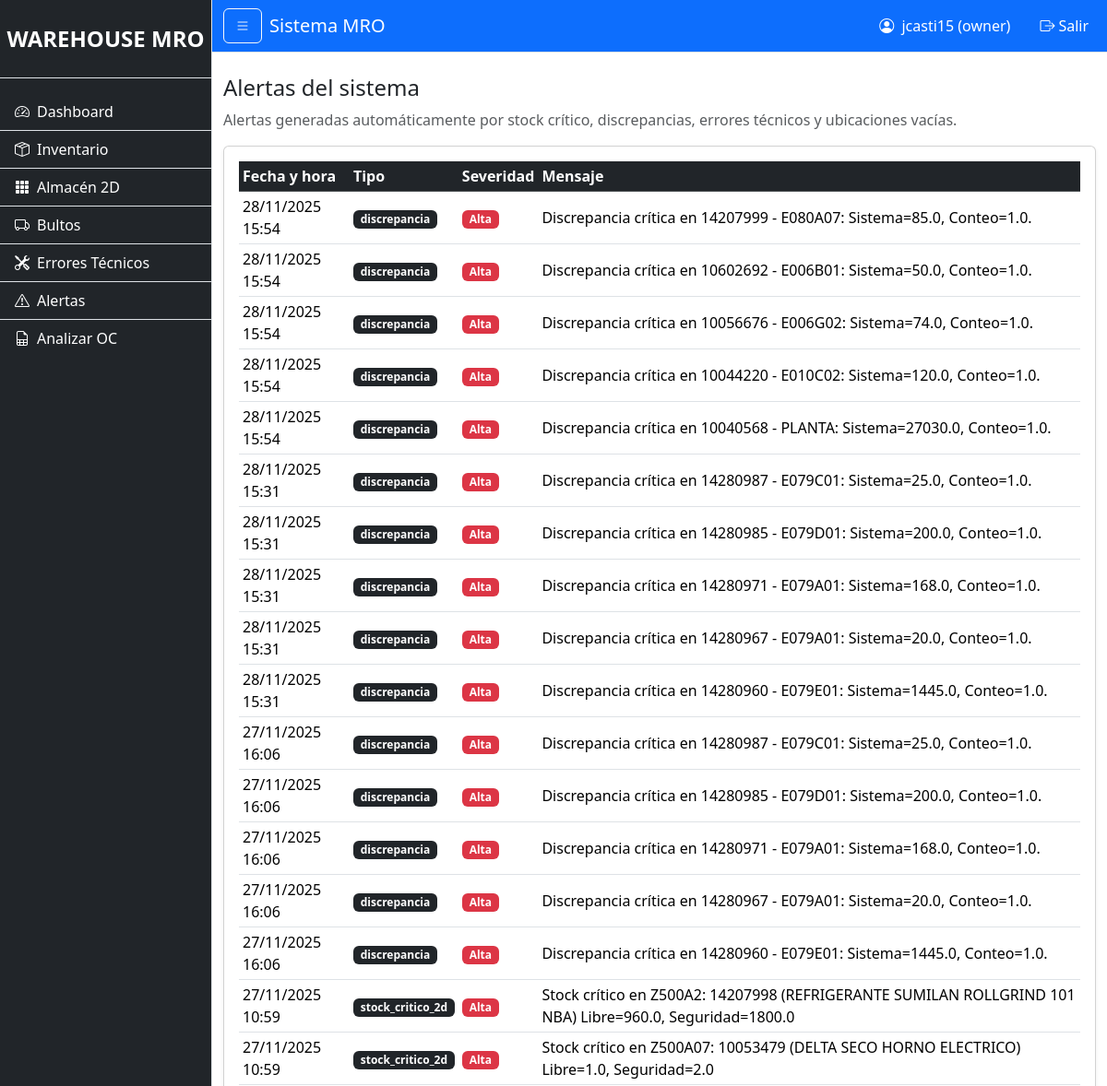
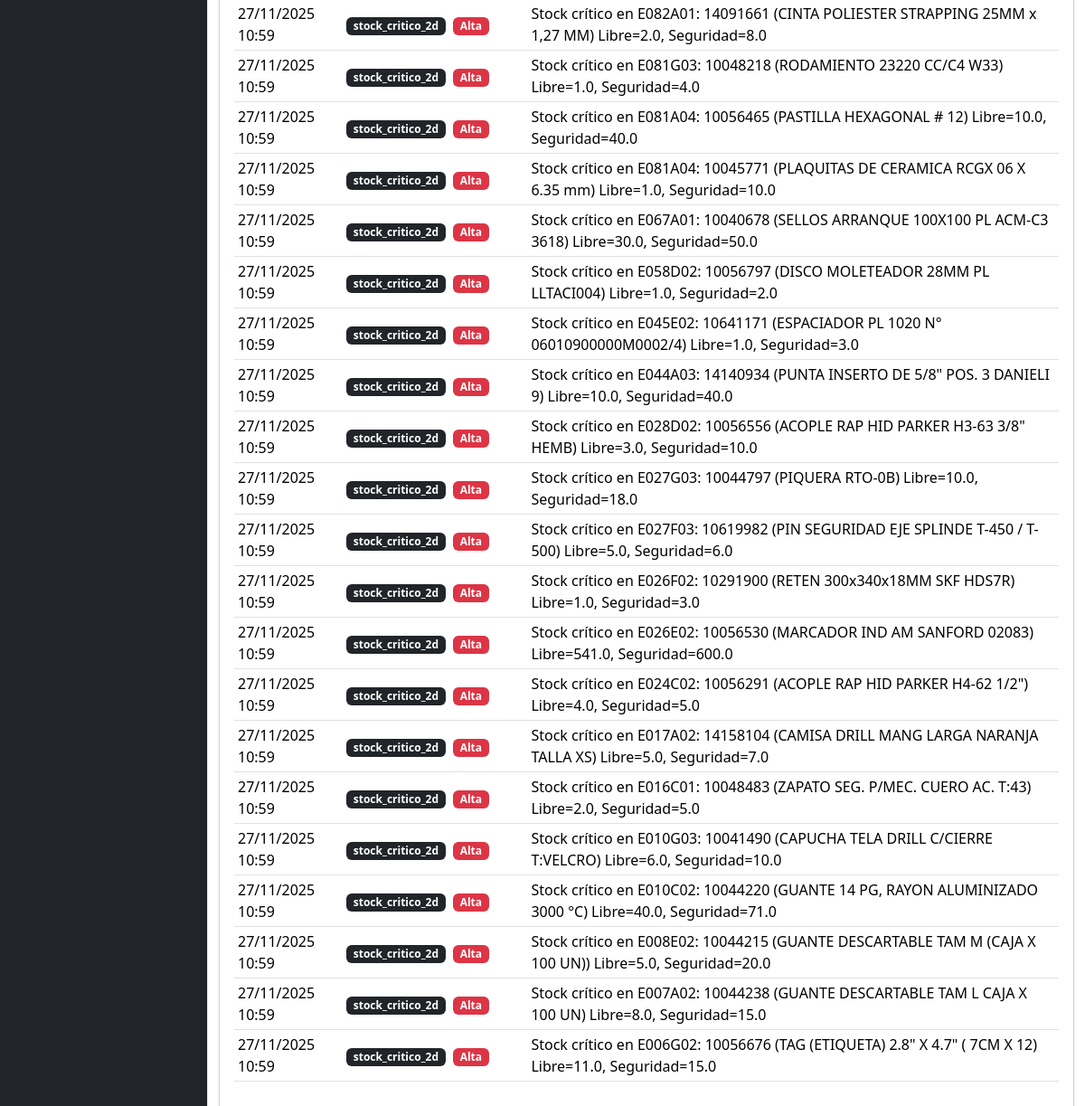
The app's page /alerts/ (signed in) with its own data (2 pictures, top to bottom).
### models/user.py (models this page shows, shortened)
class User(UserMixin, db.Model):
    __tablename__ = "users"
    id = db.Column(db.Integer, primary_key=True)
    username = db.Column(db.String(100), nullable=False, unique=True)
    password_hash = db.Column(db.String(255), nullable=False)
    role = db.Column(db.String(20), default="usuario")  # owner, admin, usuario
    creado_en = db.Column(db.DateTime, default=datetime.utcnow)

### models/alerts.py (models this page shows, shortened)
class Alert(db.Model):
    __tablename__ = "alerts"
    id = db.Column(db.Integer, primary_key=True)
    alert_type = db.Column(db.String(50), nullable=False)  # ejemplo: discrepancia, sistema, seguridad
    message = db.Column(db.String(500), nullable=False)
    severity = db.Column(db.String(20), nullable=False, default="Baja")  # Alta / Media / Baja
    created_at = db.Column(db.DateTime, default=datetime.now)
    resolved = db.Column(db.Boolean, default=False)

### routes/alerts_routes.py (the view)
@alerts_bp.route("/")
@login_required
def list_alerts():
    alerts = Alert.query.order_by(Alert.created_at.desc()).all()
    return render_template("alerts/list.html", alerts=alerts)

### app.py (called while the page is built)
@login_manager.user_loader
def load_user(user_id):
    return User.query.get(int(user_id))

### templates/alerts/list.html
{% extends "base.html" %}
{% block content %}
<div class="row mb-3">
    <div class="col">
        <h4>Alertas del sistema</h4>
        <p class="text-muted mb-0">
            Alertas generadas automáticamente por stock crítico, discrepancias, errores técnicos y ubicaciones vacías.
        </p>
    </div>
</div>
<div class="card shadow-sm">
    <div class="card-body table-responsive">
        <table class="table table-sm table-hover align-middle">
            <thead class="table-dark">
                <tr>
                    <th>Fecha y hora</th>
                    <th>Tipo</th>
                    <th>Severidad</th>
                    <th>Mensaje</th>
                </tr>
            </thead>
            <tbody>
                {% for a in alerts %}
                    <tr>
                        <td>{{ a.created_at.strftime('%d/%m/%Y %H:%M') }}</td>
                        <td><span class="badge bg-dark">{{ a.alert_type }}</span></td>
                        <td>
                            {% if a.severity == 'Alta' %}
                                <span class="badge bg-danger">Alta</span>
                            {% elif a.severity == 'Media' %}
                                <span class="badge bg-warning text-dark">Media</span>
                            {% else %}
                                <span class="badge bg-secondary">Baja</span>
                            {% endif %}
                        </td>
                        <td>{{ a.message }}</td>
                    </tr>
                {% else %}
                    <tr>
                        <td colspan="4" class="text-center text-muted py-4">
                            No hay alertas registradas.
                        </td>
                    </tr>
                {% endfor %}
            </tbody>
        </table>
    </div>
</div>
{% endblock %}

### templates/base.html (shortened to what this page needs)
<!doctype html>
<html lang="es">
<head>
    <link href="https://cdn.jsdelivr.net/npm/bootstrap@5.3.3/dist/css/bootstrap.min.css" rel="stylesheet">
    <link href="https://cdn.jsdelivr.net/npm/bootstrap-icons@1.11.3/font/bootstrap-icons.css" rel="stylesheet">
    <link rel="stylesheet" href="{{ url_for('static', filename='css/style.css') }}">
    <link rel="stylesheet" href="{{ url_for('static', filename='css/dashboard.css') }}">
</head>
<body>
<div class="d-flex" id="wrapper">
    {% if current_user.is_authenticated %}
    <div class="border-end bg-dark text-white" id="sidebar-wrapper">
        <div class="sidebar-heading text-center py-4 fs-4 fw-bold border-bottom">
            WAREHOUSE MRO
        </div>
        <div class="list-group list-group-flush my-3">
            <a href="{{ url_for('dashboard.dashboard') }}"
               class="list-group-item list-group-item-action bg-dark text-white">
                <i class="bi bi-speedometer2 me-2"></i>Dashboard
            </a>
            <a href="{{ url_for('inventory.list_inventory') }}"
               class="list-group-item list-group-item-action bg-dark text-white">
                <i class="bi bi-box-seam me-2"></i>Inventario
            </a>
            <a href="{{ url_for('warehouse2d.map_view') }}"
               class="list-group-item list-group-item-action bg-dark text-white">
                <i class="bi bi-grid-3x3-gap-fill me-2"></i>Almacén 2D
            </a>
            <a href="{{ url_for('bultos.new_bulto') }}"
            class="list-group-item list-group-item-action bg-dark text-white">
                <i class="bi bi-truck me-2"></i>Bultos
            </a>
            <a href="{{ url_for('technician_errors.list_errors') }}"
               class="list-group-item list-group-item-action bg-dark text-white">
                <i class="bi bi-tools me-2"></i>Errores Técnicos
            </a>
            <a href="{{ url_for('alerts.list_alerts') }}"
               class="list-group-item list-group-item-action bg-dark text-white">
                <i class="bi bi-exclamation-triangle me-2"></i>Alertas
            </a>
            <a href="{{ url_for('analisis_oc.upload_oc') }}"
               class="list-group-item list-group-item-action bg-dark text-white">
                <i class="bi bi-file-earmark-spreadsheet me-2"></i>Analizar OC
            </a>
        </div>
    </div>
    {% endif %}
    <div id="page-content-wrapper">
        <nav class="navbar navbar-expand-lg navbar-dark bg-primary border-bottom">
            <div class="container-fluid">
                {% if current_user.is_authenticated %}
                <button class="btn btn-outline-light" id="menu-toggle">
                    <i class="bi bi-list"></i>
                </button>
                {% endif %}
                <span class="navbar-brand ms-2">Sistema MRO</span>
                <div class="collapse navbar-collapse">
                    <ul class="navbar-nav ms-auto">
                        {% if current_user.is_authenticated %}
                        <li class="nav-item me-3">
                            <span class="nav-link text-white">
                                <i class="bi bi-person-circle me-1"></i>
                                {{ current_user.username }} ({{ current_user.role }})
                            </span>
                        </li>
                        <li class="nav-item">
                            <a class="nav-link text-white" href="{{ url_for('auth.logout') }}">
                                <i class="bi bi-box-arrow-right me-1"></i>Salir
                            </a>
                        </li>
                        {% endif %}
                    </ul>
                </div>
            </div>
        </nav>
        <div class="container-fluid py-4">
            {% block content %}{% endblock %}
        </div>
    </div>
</div>
</body>
</html>

### static/css/style.css (style rules this page uses)
body { font-family: system-ui, -apple-system, "Segoe UI", sans-serif; }
#wrapper { min-height: 100vh; }
#sidebar-wrapper { min-width: 230px; max-width: 230px; }
#page-content-wrapper { width: 100%; }

### records on screen
User: username "jcasti15", role "owner"
Alert: created_at "28/11/2025 15:54", alert_type "discrepancia", severity "Alta", message "Discrepancia crítica en 14207999 - E080A07: Sistema=85.0, Conteo=1.0."
Alert: created_at "28/11/2025 15:54", alert_type "discrepancia", severity "Alta", message "Discrepancia crítica en 10602692 - E006B01: Sistema=50.0, Conteo=1.0."
Alert: created_at "28/11/2025 15:54", alert_type "discrepancia", severity "Alta", message "Discrepancia crítica en 10056676 - E006G02: Sistema=74.0, Conteo=1.0."
Alert: created_at "28/11/2025 15:54", alert_type "discrepancia", severity "Alta", message "Discrepancia crítica en 10044220 - E010C02: Sistema=120.0, Conteo=1.0."
Alert: created_at "28/11/2025 15:54", alert_type "discrepancia", severity "Alta", message "Discrepancia crítica en 10040568 - PLANTA: Sistema=27030.0, Conteo=1.0."
Alert: created_at "28/11/2025 15:31", alert_type "discrepancia", severity "Alta", message "Discrepancia crítica en 14280987 - E079C01: Sistema=25.0, Conteo=1.0."
Alert: created_at "28/11/2025 15:31", alert_type "discrepancia", severity "Alta", message "Discrepancia crítica en 14280985 - E079D01: Sistema=200.0, Conteo=1.0."
Alert: created_at "28/11/2025 15:31", alert_type "discrepancia", severity "Alta", message "Discrepancia crítica en 14280971 - E079A01: Sistema=168.0, Conteo=1.0."
Alert: created_at "28/11/2025 15:31", alert_type "discrepancia", severity "Alta", message "Discrepancia crítica en 14280967 - E079A01: Sistema=20.0, Conteo=1.0."
Alert: created_at "28/11/2025 15:31", alert_type "discrepancia", severity "Alta", message "Discrepancia crítica en 14280960 - E079E01: Sistema=1445.0, Conteo=1.0."
Alert: created_at "27/11/2025 16:06", alert_type "discrepancia", severity "Alta", message "Discrepancia crítica en 14280987 - E079C01: Sistema=25.0, Conteo=1.0."
Alert: created_at "27/11/2025 16:06", alert_type "discrepancia", severity "Alta", message "Discrepancia crítica en 14280985 - E079D01: Sistema=200.0, Conteo=1.0."
Alert: created_at "27/11/2025 16:06", alert_type "discrepancia", severity "Alta", message "Discrepancia crítica en 14280971 - E079A01: Sistema=168.0, Conteo=1.0."
Alert: created_at "27/11/2025 16:06", alert_type "discrepancia", severity "Alta", message "Discrepancia crítica en 14280967 - E079A01: Sistema=20.0, Conteo=1.0."
Alert: created_at "27/11/2025 16:06", alert_type "discrepancia", severity "Alta", message "Discrepancia crítica en 14280960 - E079E01: Sistema=1445.0, Conteo=1.0."
Alert: created_at "27/11/2025 10:59", alert_type "stock_critico_2d", severity "Alta", message "Stock crítico en Z500A2: 14207998 (REFRIGERANTE SUMILAN ROLLGRIND 101 NBA) Libre=960.0, Seguridad=1800.0"
Alert: created_at "27/11/2025 10:59", alert_type "stock_critico_2d", severity "Alta", message "Stock crítico en Z500A07: 10053479 (DELTA SECO HORNO ELECTRICO) Libre=1.0, Seguridad=2.0"
Alert: created_at "27/11/2025 10:59", alert_type "stock_critico_2d", severity "Alta", message "Stock crítico en E082A01: 14091661 (CINTA POLIESTER STRAPPING 25MM x 1,27 MM) Libre=2.0, Seguridad=8.0"
Alert: created_at "27/11/2025 10:59", alert_type "stock_critico_2d", severity "Alta", message "Stock crítico en E081G03: 10048218 (RODAMIENTO 23220 CC/C4 W33) Libre=1.0, Seguridad=4.0"
Alert: created_at "27/11/2025 10:59", alert_type "stock_critico_2d", severity "Alta", message "Stock crítico en E081A04: 10056465 (PASTILLA HEXAGONAL # 12) Libre=10.0, Seguridad=40.0"
Alert: created_at "27/11/2025 10:59", alert_type "stock_critico_2d", severity "Alta", message "Stock crítico en E081A04: 10045771 (PLAQUITAS DE CERAMICA RCGX 06 X 6.35 mm) Libre=1.0, Seguridad=10.0"
Alert: created_at "27/11/2025 10:59", alert_type "stock_critico_2d", severity "Alta", message "Stock crítico en E067A01: 10040678 (SELLOS ARRANQUE 100X100 PL ACM-C3 3618) Libre=30.0, Seguridad=50.0"
Alert: created_at "27/11/2025 10:59", alert_type "stock_critico_2d", severity "Alta", message "Stock crítico en E058D02: 10056797 (DISCO MOLETEADOR 28MM PL LLTACI004) Libre=1.0, Seguridad=2.0"
Alert: created_at "27/11/2025 10:59", alert_type "stock_critico_2d", severity "Alta", message "Stock crítico en E045E02: 10641171 (ESPACIADOR PL 1020 N° 06010900000M0002/4) Libre=1.0, Seguridad=3.0"
Alert: created_at "27/11/2025 10:59", alert_type "stock_critico_2d", severity "Alta", message "Stock crítico en E044A03: 14140934 (PUNTA INSERTO DE 5/8\" POS. 3 DANIELI 9) Libre=10.0, Seguridad=40.0"
Alert: created_at "27/11/2025 10:59", alert_type "stock_critico_2d", severity "Alta", message "Stock crítico en E028D02: 10056556 (ACOPLE RAP HID PARKER H3-63 3/8\" HEMB) Libre=3.0, Seguridad=10.0"
Alert: created_at "27/11/2025 10:59", alert_type "stock_critico_2d", severity "Alta", message "Stock crítico en E027G03: 10044797 (PIQUERA RTO-0B) Libre=10.0, Seguridad=18.0"
Alert: created_at "27/11/2025 10:59", alert_type "stock_critico_2d", severity "Alta", message "Stock crítico en E027F03: 10619982 (PIN SEGURIDAD EJE SPLINDE T-450 / T-500) Libre=5.0, Seguridad=6.0"
Alert: created_at "27/11/2025 10:59", alert_type "stock_critico_2d", severity "Alta", message "Stock crítico en E026F02: 10291900 (RETEN 300x340x18MM SKF HDS7R) Libre=1.0, Seguridad=3.0"
Alert: created_at "27/11/2025 10:59", alert_type "stock_critico_2d", severity "Alta", message "Stock crítico en E026E02: 10056530 (MARCADOR IND AM SANFORD 02083) Libre=541.0, Seguridad=600.0"
Alert: created_at "27/11/2025 10:59", alert_type "stock_critico_2d", severity "Alta", message "Stock crítico en E024C02: 10056291 (ACOPLE RAP HID PARKER H4-62 1/2\") Libre=4.0, Seguridad=5.0"
Alert: created_at "27/11/2025 10:59", alert_type "stock_critico_2d", severity "Alta", message "Stock crítico en E017A02: 14158104 (CAMISA DRILL MANG LARGA NARANJA TALLA XS) Libre=5.0, Seguridad=7.0"
Alert: created_at "27/11/2025 10:59", alert_type "stock_critico_2d", severity "Alta", message "Stock crítico en E016C01: 10048483 (ZAPATO SEG. P/MEC. CUERO AC. T:43) Libre=2.0, Seguridad=5.0"
Alert: created_at "27/11/2025 10:59", alert_type "stock_critico_2d", severity "Alta", message "Stock crítico en E010G03: 10041490 (CAPUCHA TELA DRILL C/CIERRE T:VELCRO) Libre=6.0, Seguridad=10.0"
Alert: created_at "27/11/2025 10:59", alert_type "stock_critico_2d", severity "Alta", message "Stock crítico en E010C02: 10044220 (GUANTE 14 PG, RAYON ALUMINIZADO 3000 °C) Libre=40.0, Seguridad=71.0"
Alert: created_at "27/11/2025 10:59", alert_type "stock_critico_2d", severity "Alta", message "Stock crítico en E008E02: 10044215 (GUANTE DESCARTABLE TAM M (CAJA X 100 UN)) Libre=5.0, Seguridad=20.0"
Alert: created_at "27/11/2025 10:59", alert_type "stock_critico_2d", severity "Alta", message "Stock crítico en E007A02: 10044238 (GUANTE DESCARTABLE TAM L CAJA X 100 UN) Libre=8.0, Seguridad=15.0"
Alert: created_at "27/11/2025 10:59", alert_type "stock_critico_2d", severity "Alta", message "Stock crítico en E006G02: 10056676 (TAG (ETIQUETA) 2.8\" X 4.7\" ( 7CM X 12) Libre=11.0, Seguridad=15.0"
